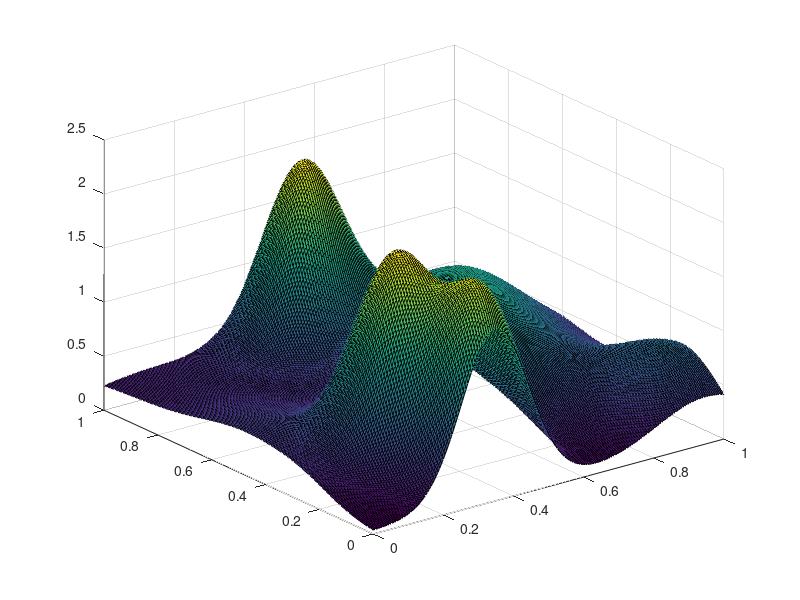

MATLAB code to generate this figure: (Note: this script raises an error after producing the figure.)
%function gmmLikelihoodConvexHull 
%Illustration of the likelihood surface created by a GMM with 10 isotropic
%components in 2d. The centers are marked with a '+' symbol. The three
%modes are marked with blue triangles. The green line is the convex hull of
%the centers. 
%
% Requires both the statistics and optimization toolboxes
%
% Code by Matthew Dunham

rand('twister',39);
mu = [0.05:0.1:0.95;0.05:0.1:0.95];
mu(1,:) = mu(1,randperm(10));
mu(2,:) = mu(2,randperm(10));
mu = mu';
sigma = 0.2*[0.045,0.045,0.045,0.1,0.2,0.25,0.3,0.21,0.15,0.11];


f = @(x)0;
for i=1:10
    f = @(x)f(x) + 0.1*mvnpdf(x,mu(i,:),sigma(i).*eye(2));
end

stepsize = 0.005;
[x1,y1] = meshgrid(0:stepsize:1,0:stepsize:1);
[nrows,ncols] = size(x1);
xx = x1(:); yy = y1(:);
z = f([xx,yy]);
z = reshape(z,nrows,ncols);

figure;
surf(x1, y1, z);
if doPrintPmtk, printPmtkFigures('gmmLikelihoodSurf'); end;

figure;
contour(x1,y1,z,'-r'); hold on;
plot(mu(:,1),mu(:,2),'+k','MarkerSize',12);

options = optimset('Display','off');
modes = zeros(3,2);
for i=1:3
   modes(i,:) =  fminunc(@(x)-f(x),mu(i,:),options);
end
plot(modes(:,1),modes(:,2),'^b','MarkerSize',12,'MarkerFaceColor','b');
k = convhull(mu(:,1),mu(:,2));
plot(mu(k,1),mu(k,2),'-g','LineWidth',3);

set(gca,'box','on','XTick',[],'YTick',[],'LineWidth',3);
maximizeFigure;
if doPrintPmtk, printPmtkFigures('gmmLikelihoodConvexHull'); end;

%end
